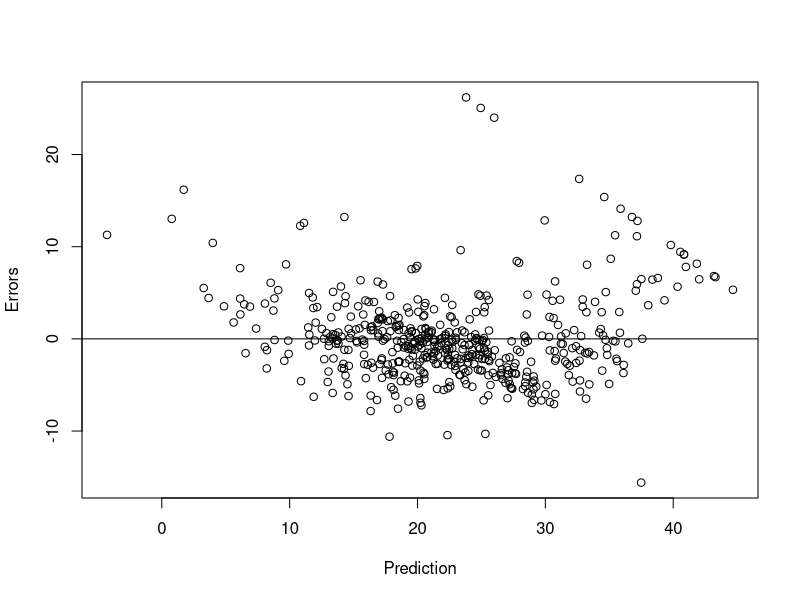

Recreate this plot in R.
#Linear Regression on Boston Housing data.

data(Boston,package = "MASS")
View(Boston)
nrow(Boston)
set.seed(777)
Rownumbers = sample(1:nrow(Boston), 0.7*nrow(Boston))
head(Rownumbers)
HousingTrainData = Boston[Rownumbers,]
HousingTestData = Boston[-Rownumbers,]
nrow(HousingTestData)
names(Boston)
str(Boston)
head(Boston)
summary(Boston)
reg_Model = lm(formula = medv~., data = Boston)
summary(reg_Model)
plot(reg_Model$fitted.values, reg_Model$residuals, xlab='Prediction', ylab = 'Errors')
abline(a=0,b=0)